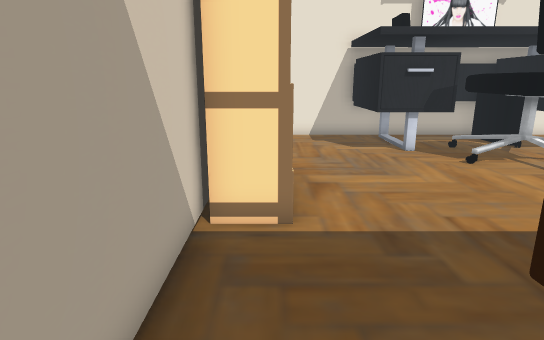
view 1 (above)

13 first-person views from a walk through a scene from a Unity 3-D project. The camera is 1.3 m above the floor, tilts 14° down and sees 75° across. The floor is counted in squares, 0.5 m on a side. Each view is taken from the middle of a square. On the plan, view 1 faces up. The plan holds only what a view shows up to about 20 squares ahead; the rest is blank. Some surface patterns are stand-ins.

view 2
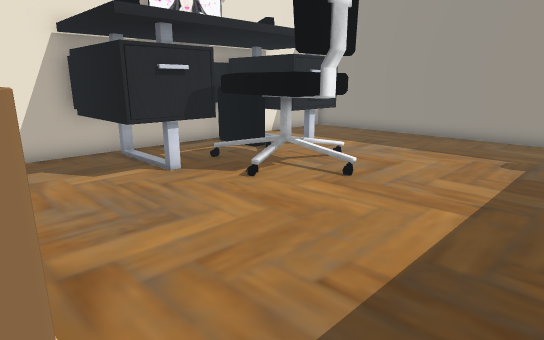

view 3
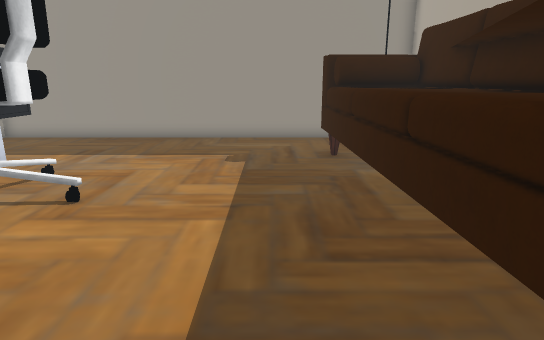

view 4
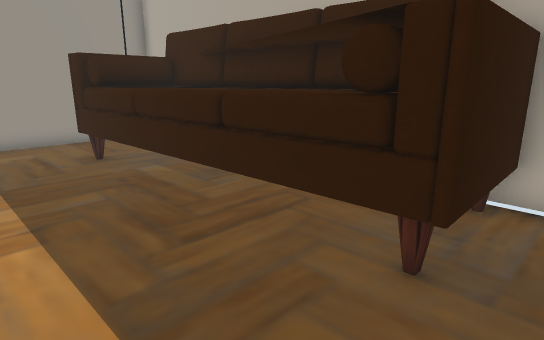

view 5
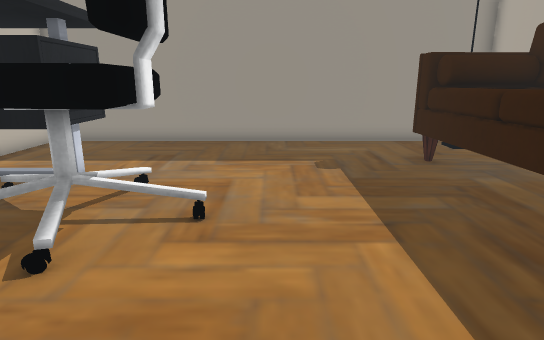

view 6
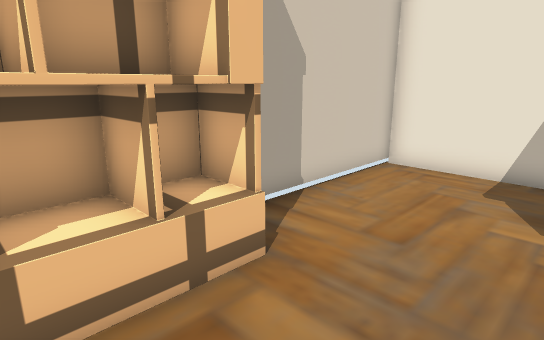

view 7
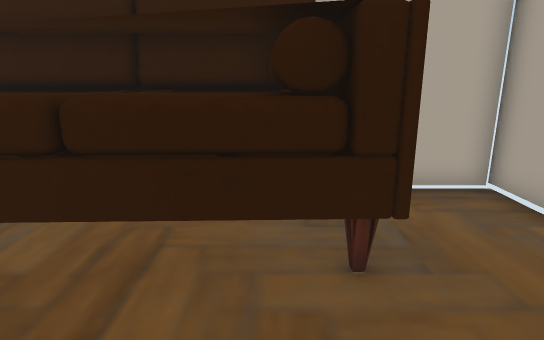

view 8
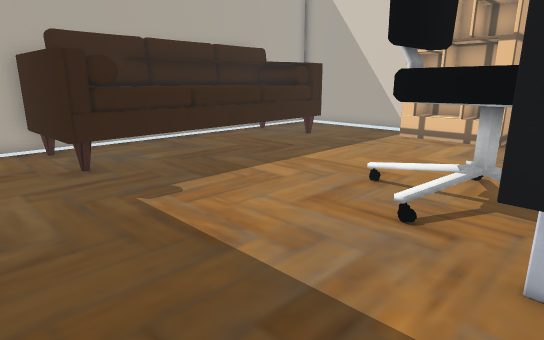

view 9
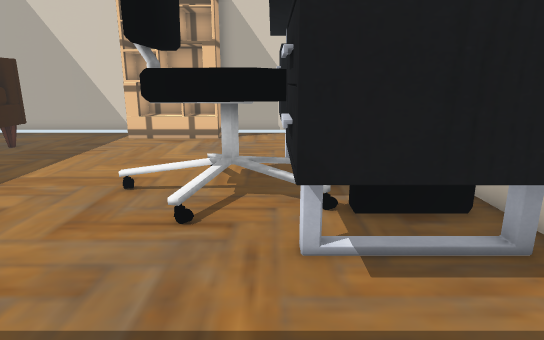

view 10
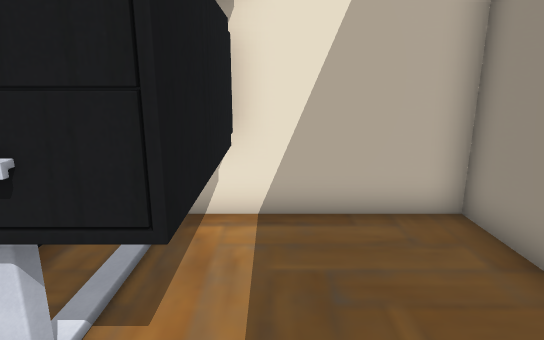

view 11
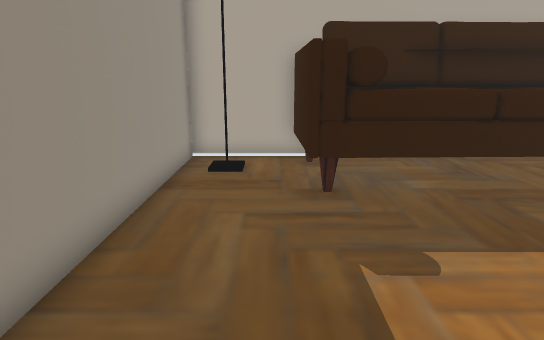

view 12
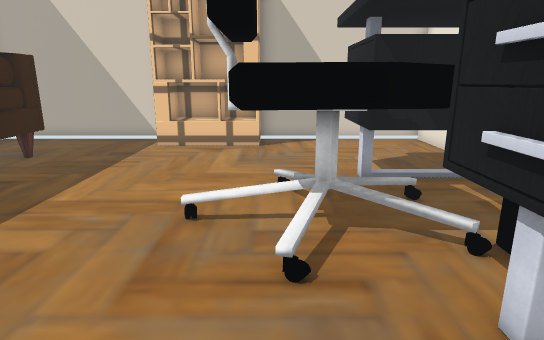

view 13
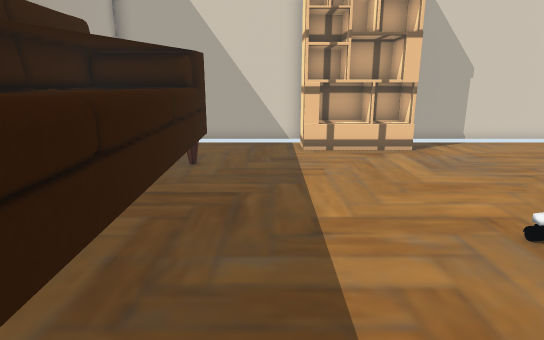

### Floor plan
Key: @ floor where view 1 was taken; # wall or solid block; . floor; T thing the floor can be seen under or through; C chair; S shelf; O other object.
Columns run from 1 left of view 1 to 18 right of it. Each row starts with its distance up from view 1.
 18 ######        ######
 17 #....T        T....#
 16 #....TT     #TT....#
 15 #....T     TT T....#
 14 #....TTTT  TTTT....#
 13 #....TTTT  TTTT....#
 12 #.......CCCC.......#
 11 #.......CCCC.......#
 10 SS.......CCC.......#
  9 SS.................#
  8 SS.................#
  7 SS.................#
  6 SS.................#
  5 #..................#
  4 #..................#
  3 #..OOOOOOOOOOOOO...#
  2 #..OOOOOOOOOOOOO...#
  1 #..OOOOOOOOOOOOO...#
  0 #@.OOOOOOOOOOOOO.###
 -1 ####OOOOOOOOOO O###

Positions as (right, up) in squares from view 1, and headings:
1: (0, 0), facing up
2: (0, 4), facing up-right
3: (1, 5), facing right
4: (1, 7), facing down-right
5: (2, 8), facing right
6: (4, 7), facing up-left
7: (4, 7), facing down
8: (17, 14), facing down-left
9: (17, 13), facing left
10: (14, 11), facing up
11: (15, 11), facing down
12: (15, 11), facing left
13: (14, 5), facing left
